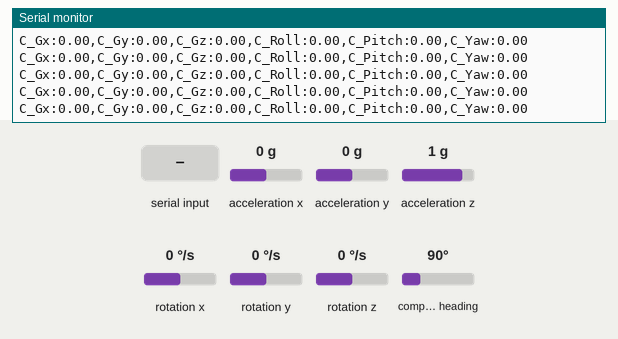
Recording of a sketch running on a simulated ESP32. Shown: the last lines printed to the serial monitor. Inputs (shaded band) come from the test bench; at power-on: rotation x 0 °/s, rotation y 0 °/s, rotation z 0 °/s, compass heading 90°, acceleration x 0 g, acceleration y 0 g, acceleration z 1 g.

Above: at 5.7 s.
5.8 s: "h" received over Serial
At 6.4 s:
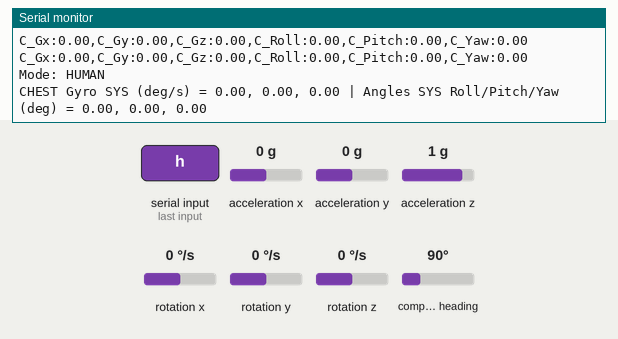
7.3 s: "H" received over Serial
At 8.0 s:
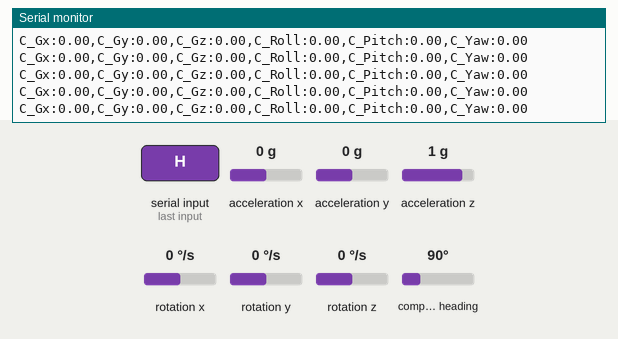
8.8 s: rotation x set to -192 °/s
At 9.3 s:
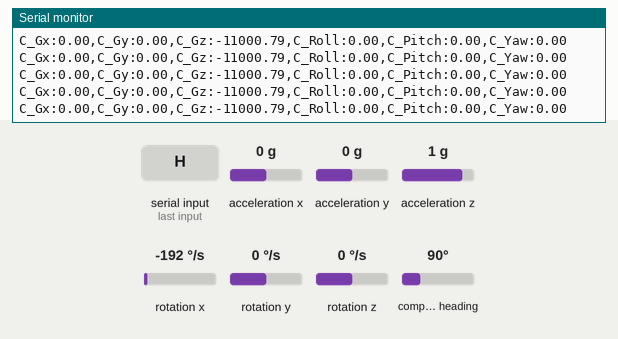
10.3 s: rotation y set to -192 °/s
At 11.1 s:
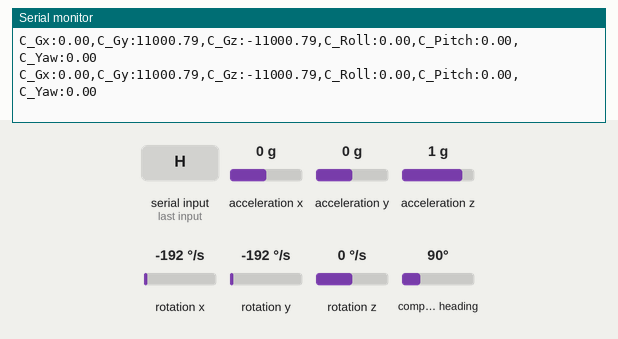
11.8 s: rotation z set to -192 °/s
At 12.7 s:
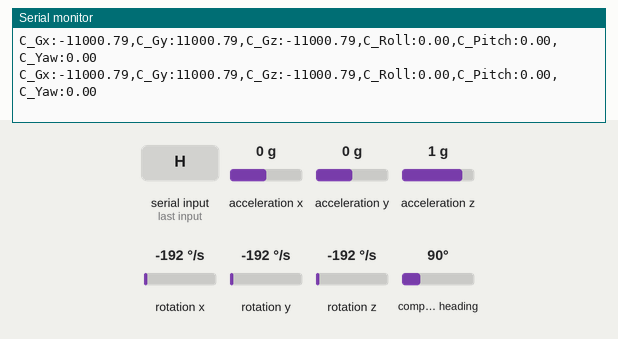
13.3 s: compass heading set to 7°
At 13.9 s:
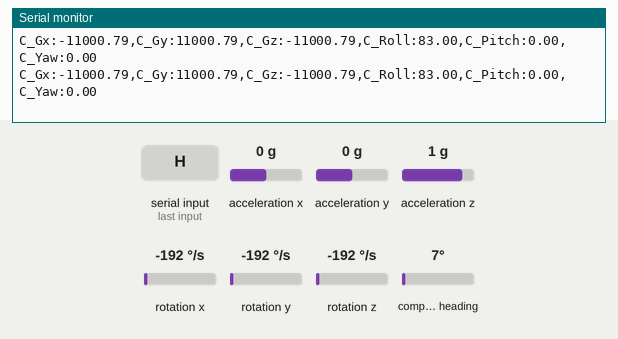
Timing chart, 0 to 15.8 s (numbered marks = the images above; inputs shaded):
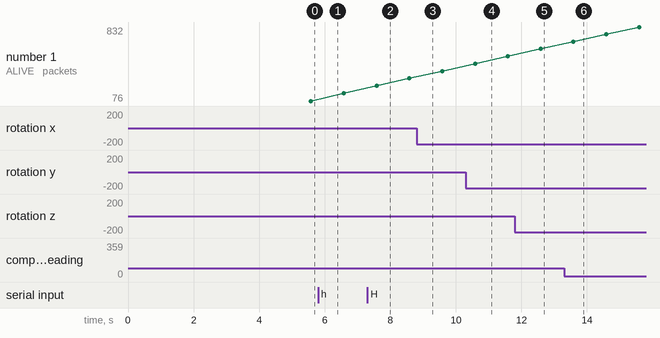

The sketch:

chest.ino
```cpp
// ===================== SLAVE CHEST IMU (BNO055) =====================

#include <WiFi.h>
#include <esp_now.h>
#include "esp_wifi.h"
#include <Wire.h>
#include <Adafruit_Sensor.h>
#include <Adafruit_BNO055.h>
#include <utility/imumaths.h>
#include <string.h>
#include <math.h>

#define SERIAL_PORT Serial
#define WIRE_PORT   Wire
#define BNO055_ADDR 0x28

Adafruit_BNO055 bno = Adafruit_BNO055(55, BNO055_ADDR, &WIRE_PORT);

// MASTER MAC
uint8_t masterMAC[] = {0x24, 0x6F, 0x28, 0x96, 0x4B, 0x24};

typedef struct __attribute__((packed)) {
  uint8_t senderID;
  float d[12];
} ImuPacket;

ImuPacket pkt;

const unsigned long SEND_MS = 13;   // ~76.9 Hz
unsigned long lastSend = 0;

bool humanMode = false;
unsigned long lastHumanPrint = 0;

float offAx=0, offAy=0, offAz=0;
float offGx=0, offGy=0, offGz=0;
float offRoll=0, offPitch=0, offYaw=0;

volatile uint32_t sendCount = 0;
volatile bool lastSendOk = false;
unsigned long lastAlivePrint = 0;

void onSent(const wifi_tx_info_t *info, esp_now_send_status_t status)
{
  lastSendOk = (status == ESP_NOW_SEND_SUCCESS);
}

static float wrapDeg180(float a)
{
  while (a > 180.0f) a -= 360.0f;
  while (a < -180.0f) a += 360.0f;
  return a;
}

// ------------------ UPDATED AXIS MAP ------------------
static inline void mapSensToSys(float xs, float ys, float zs, float &xsys, float &ysys, float &zsys)
{
  xsys =  zs;
  ysys = -ys;
  zsys =  xs;
}

static void quatToR(const imu::Quaternion &q, float R[3][3])
{
  const float w = q.w(), x = q.x(), y = q.y(), z = q.z();
  const float ww=w*w, xx=x*x, yy=y*y, zz=z*z;

  R[0][0] = ww + xx - yy - zz;
  R[0][1] = 2.0f*(x*y - w*z);
  R[0][2] = 2.0f*(x*z + w*y);

  R[1][0] = 2.0f*(x*y + w*z);
  R[1][1] = ww - xx + yy - zz;
  R[1][2] = 2.0f*(y*z - w*x);

  R[2][0] = 2.0f*(x*z - w*y);
  R[2][1] = 2.0f*(y*z + w*x);
  R[2][2] = ww - xx - yy + zz;
}

static void basisTransformR_fromMapping(float Rin[3][3], float Rout[3][3])
{
  const float P[3][3] = {
    { 0,  0,  1},
    { 0, -1,  0},
    { 1,  0,  0}
  };
  const float PT[3][3] = {
    { 0,  0,  1},
    { 0, -1,  0},
    { 1,  0,  0}
  };

  float tmp[3][3];
  for (int i=0; i<3; i++) {
    for (int j=0; j<3; j++) {
      tmp[i][j] = P[i][0]*Rin[0][j] + P[i][1]*Rin[1][j] + P[i][2]*Rin[2][j];
    }
  }
  for (int i=0; i<3; i++) {
    for (int j=0; j<3; j++) {
      Rout[i][j] = tmp[i][0]*PT[0][j] + tmp[i][1]*PT[1][j] + tmp[i][2]*PT[2][j];
    }
  }
}

static void rotToYawPitchRollDeg(const float R[3][3], float &rollDeg, float &pitchDeg, float &yawDeg)
{
  float roll  = atan2f(R[2][1], R[2][2]);
  float pitch = -asinf(R[2][0]);
  float yaw   = atan2f(R[1][0], R[0][0]);

  rollDeg  = roll * RAD_TO_DEG;
  pitchDeg = pitch * RAD_TO_DEG;
  yawDeg   = yaw * RAD_TO_DEG;
}

void tareBNO(int samples = 400, int delayMs = 5)
{
  SERIAL_PORT.println("CHEST: Taring Acc/Gyro/Angles (keep still)...");

  double sAx=0, sAy=0, sAz=0;
  double sGx=0, sGy=0, sGz=0;
  double sRoll=0, sPitch=0, sYaw=0;

  sensors_event_t acc, gyr;

  for (int i=0; i<samples; i++) {
    bno.getEvent(&acc, Adafruit_BNO055::VECTOR_LINEARACCEL);
    bno.getEvent(&gyr, Adafruit_BNO055::VECTOR_GYROSCOPE);

    float ax_s = acc.acceleration.x;
    float ay_s = acc.acceleration.y;
    float az_s = acc.acceleration.z;

    float gx_s = gyr.gyro.x * RAD_TO_DEG;
    float gy_s = gyr.gyro.y * RAD_TO_DEG;
    float gz_s = gyr.gyro.z * RAD_TO_DEG;

    float ax, ay, az, gx, gy, gz;
    mapSensToSys(ax_s, ay_s, az_s, ax, ay, az);
    mapSensToSys(gx_s, gy_s, gz_s, gx, gy, gz);

    imu::Quaternion q = bno.getQuat();
    float Rin[3][3], Rout[3][3];
    quatToR(q, Rin);
    basisTransformR_fromMapping(Rin, Rout);

    float rollDeg, pitchDeg, yawDeg;
    rotToYawPitchRollDeg(Rout, rollDeg, pitchDeg, yawDeg);

    sAx += ax; sAy += ay; sAz += az;
    sGx += gx; sGy += gy; sGz += gz;
    sRoll += rollDeg; sPitch += pitchDeg; sYaw += yawDeg;

    delay(delayMs);
  }

  offAx = sAx/samples; offAy = sAy/samples; offAz = sAz/samples;
  offGx = sGx/samples; offGy = sGy/samples; offGz = sGz/samples;
  offRoll = sRoll/samples; offPitch = sPitch/samples; offYaw = sYaw/samples;

  SERIAL_PORT.println("CHEST re-tare complete");
}

void setup()
{
  SERIAL_PORT.begin(460800);
  delay(300);
  SERIAL_PORT.println("\nCHEST booting...");

  WIRE_PORT.begin(19, 18);
  WIRE_PORT.setClock(400000);

  while (!bno.begin()) {
    SERIAL_PORT.println("CHEST BNO init failed, retrying...");
    delay(500);
  }

  delay(1000);
  bno.setExtCrystalUse(true);
  SERIAL_PORT.println("CHEST BNO OK");

  tareBNO();

  WiFi.mode(WIFI_STA);
  WiFi.setSleep(false);
  esp_wifi_set_ps(WIFI_PS_NONE);

  if (esp_now_init() != ESP_OK) {
    SERIAL_PORT.println("CHEST ESP-NOW init FAILED");
    while (true) delay(1000);
  }

  esp_now_register_send_cb(onSent);

  esp_now_peer_info_t peerInfo = {};
  memcpy(peerInfo.peer_addr, masterMAC, 6);
  peerInfo.channel = 0;
  peerInfo.encrypt = false;

  if (esp_now_add_peer(&peerInfo) != ESP_OK) {
    SERIAL_PORT.println("CHEST add peer FAILED");
    while (true) delay(1000);
  }

  pkt.senderID = 2;
  for (int i=0; i<12; i++) pkt.d[i] = 0;

  SERIAL_PORT.println("CHEST sending started @ ~30Hz");
  SERIAL_PORT.println("Commands: 't' re-tare | 'h' toggle HUMAN/PLOTTER");
}

void loop()
{
  unsigned long now = millis();

  while (SERIAL_PORT.available() > 0) {
    char c = (char)SERIAL_PORT.read();
    if (c=='t' || c=='T') tareBNO();
    else if (c=='h' || c=='H') {
      humanMode = !humanMode;
      SERIAL_PORT.print("Mode: ");
      SERIAL_PORT.println(humanMode ? "HUMAN" : "PLOTTER");
    }
  }

  if (now - lastAlivePrint >= 1000) {
    lastAlivePrint = now;
    SERIAL_PORT.print("CHEST ALIVE | packets=");
    SERIAL_PORT.print(sendCount);
    SERIAL_PORT.print(" | last=");
    SERIAL_PORT.println(lastSendOk ? "OK" : "FAIL");
  }

  if (now - lastSend < SEND_MS) return;
  lastSend = now;

  sensors_event_t acc, gyr;
  bno.getEvent(&acc, Adafruit_BNO055::VECTOR_LINEARACCEL);
  bno.getEvent(&gyr, Adafruit_BNO055::VECTOR_GYROSCOPE);

  float ax_s = acc.acceleration.x;
  float ay_s = acc.acceleration.y;
  float az_s = acc.acceleration.z;

  float gx_s = gyr.gyro.x * RAD_TO_DEG;
  float gy_s = gyr.gyro.y * RAD_TO_DEG;
  float gz_s = gyr.gyro.z * RAD_TO_DEG;

  float ax, ay, az, gx, gy, gz;
  mapSensToSys(ax_s, ay_s, az_s, ax, ay, az);
  mapSensToSys(gx_s, gy_s, gz_s, gx, gy, gz);

  ax -= offAx; ay -= offAy; az -= offAz;
  gx -= offGx; gy -= offGy; gz -= offGz;

  imu::Quaternion q = bno.getQuat();
  float Rin[3][3], Rout[3][3];
  quatToR(q, Rin);
  basisTransformR_fromMapping(Rin, Rout);

  float rollDeg, pitchDeg, yawDeg;
  rotToYawPitchRollDeg(Rout, rollDeg, pitchDeg, yawDeg);

  float rRoll  = wrapDeg180(rollDeg  - offRoll);
  float rPitch = wrapDeg180(pitchDeg - offPitch);
  float rYaw   = wrapDeg180(yawDeg   - offYaw);

  if (!humanMode) {
    SERIAL_PORT.print("C_Gx:");    SERIAL_PORT.print(gx, 2); SERIAL_PORT.print(",");
    SERIAL_PORT.print("C_Gy:");    SERIAL_PORT.print(gy, 2); SERIAL_PORT.print(",");
    SERIAL_PORT.print("C_Gz:");    SERIAL_PORT.print(gz, 2); SERIAL_PORT.print(",");
    SERIAL_PORT.print("C_Roll:");  SERIAL_PORT.print(rRoll, 2); SERIAL_PORT.print(",");
    SERIAL_PORT.print("C_Pitch:"); SERIAL_PORT.print(rPitch, 2); SERIAL_PORT.print(",");
    SERIAL_PORT.print("C_Yaw:");   SERIAL_PORT.println(rYaw, 2);
  } else {
    if (now - lastHumanPrint >= 1000) {
      lastHumanPrint = now;
      SERIAL_PORT.print("CHEST Gyro SYS (deg/s) = ");
      SERIAL_PORT.print(gx, 2); SERIAL_PORT.print(", ");
      SERIAL_PORT.print(gy, 2); SERIAL_PORT.print(", ");
      SERIAL_PORT.print(gz, 2);
      SERIAL_PORT.print(" | Angles SYS Roll/Pitch/Yaw (deg) = ");
      SERIAL_PORT.print(rRoll, 2); SERIAL_PORT.print(", ");
      SERIAL_PORT.print(rPitch, 2); SERIAL_PORT.print(", ");
      SERIAL_PORT.println(rYaw, 2);
    }
  }

  pkt.d[0] = ax;    pkt.d[1] = ay;    pkt.d[2] = az;
  pkt.d[3] = gx;    pkt.d[4] = gy;    pkt.d[5] = gz;
  pkt.d[6] = rRoll; pkt.d[7] = rPitch; pkt.d[8] = rYaw;
  pkt.d[9] = 0;     pkt.d[10] = 0;    pkt.d[11] = 0;

  esp_now_send(masterMAC, (uint8_t*)&pkt, sizeof(pkt));
  sendCount++;
}
```

Measured:
- after the input at 5.8 s, the serial monitor: prints a new line at once (image 1)
- after the input at 7.3 s, the serial monitor: prints a new line at once (image 2)
- after the input at 8.8 s, the serial monitor: prints a new line at once (image 3)
- after the input at 10.3 s, the serial monitor: prints a new line at once (image 4)
- after the input at 11.8 s, the serial monitor: prints a new line at once (image 5)
- after the input at 13.3 s, the serial monitor: prints a new line at once (image 6)
- plotted number 1: 76 → 153 after the input at 5.8 s, 153 → 306 after the input at 7.3 s, 382 → 533 after the input at 10.3 s, 533 → 608 after the input at 11.8 s, 608 → 832 after the input at 13.3 s
